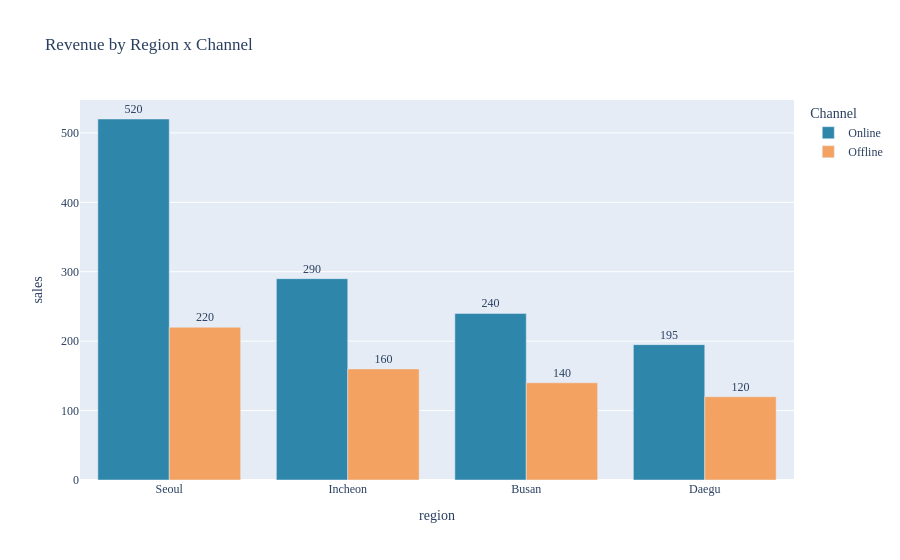

Notebook source saved alongside this figure:
### Markdown cell above
## Example 2 — px.bar: Revenue by Region x Channel (지역×채널별 매출)

### Code cell
# Business question: how does revenue compare across regions AND channels at once?
# 비즈니스 질문: 지역과 채널을 동시에 비교하면 매출이 어떻게 다른가?

regions = ['Seoul', 'Busan', 'Daegu', 'Incheon'] * 2
channel = ['Online'] * 4 + ['Offline'] * 4
sales = [520, 240, 195, 290, 220, 140, 120, 160]
df = pd.DataFrame({'region': regions, 'channel': channel, 'sales': sales})

# IMPORTANT: when color= is set, Plotly's default barmode is 'relative' (stacked-looking),
# NOT 'group' -- pass barmode='group' explicitly for side-by-side bars.
fig = px.bar(df, x='region', y='sales', color='channel', barmode='group',
             title='Revenue by Region x Channel',
             category_orders={'region': ['Seoul', 'Incheon', 'Busan', 'Daegu']},
             color_discrete_map={'Online': '#2E86AB', 'Offline': '#F4A261'},
             text='sales')
fig.update_layout(font=dict(family='AppleGothic'), legend_title_text='Channel')
fig.update_traces(texttemplate='%{text}', textposition='outside')
fig.show()

total_by_region = df.groupby('region')['sales'].sum().sort_values(ascending=False)
print("Total sales by region (지역별 총 매출):")
print(total_by_region)

### Figure 1 — Plotly figure (JSON) as saved in the notebook; plotly's stock layout.template omitted (floating-point values rounded to 4 significant figures)
{"data": [{"alignmentgroup": "True", "hovertemplate": "channel=Online<br>region=%{x}<br>sales=%{text}<extra></extra>", "legendgroup": "Online", "marker": {"color": "#2E86AB", "pattern": {"shape": ""}}, "name": "Online", "offsetgroup": "Online", "orientation": "v", "showlegend": true, "text": [520.0, 240.0, 195.0, 290.0], "textposition": "outside", "texttemplate": "%{text}", "type": "bar", "x": ["Seoul", "Busan", "Daegu", "Incheon"], "xaxis": "x", "y": [520, 240, 195, 290], "yaxis": "y"}, {"alignmentgroup": "True", "hovertemplate": "channel=Offline<br>region=%{x}<br>sales=%{text}<extra></extra>", "legendgroup": "Offline", "marker": {"color": "#F4A261", "pattern": {"shape": ""}}, "name": "Offline", "offsetgroup": "Offline", "orientation": "v", "showlegend": true, "text": [220.0, 140.0, 120.0, 160.0], "textposition": "outside", "texttemplate": "%{text}", "type": "bar", "x": ["Seoul", "Busan", "Daegu", "Incheon"], "xaxis": "x", "y": [220, 140, 120, 160], "yaxis": "y"}], "layout": {"barmode": "group", "font": {"family": "AppleGothic"}, "legend": {"title": {"text": "Channel"}, "tracegroupgap": 0}, "title": {"text": "Revenue by Region x Channel"}, "xaxis": {"anchor": "y", "categoryarray": ["Seoul", "Incheon", "Busan", "Daegu"], "categoryorder": "array", "domain": [0, 1], "title": {"text": "region"}}, "yaxis": {"anchor": "x", "domain": [0, 1], "title": {"text": "sales"}}}}
